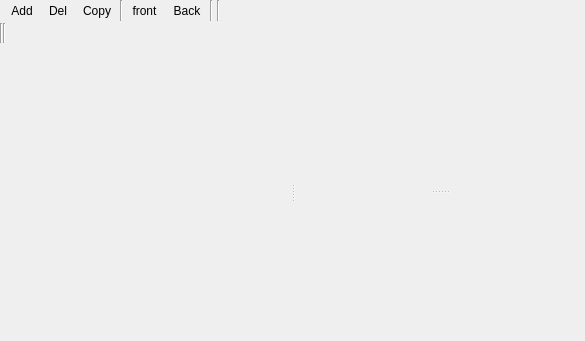
<?xml version="1.0" encoding="UTF-8"?>
<ui version="4.0">
 <class>PageEditorContainer</class>
 <widget class="QWidget" name="PageEditorContainer">
  <property name="geometry">
   <rect>
    <x>0</x>
    <y>0</y>
    <width>585</width>
    <height>341</height>
   </rect>
  </property>
  <property name="sizePolicy">
   <sizepolicy hsizetype="Expanding" vsizetype="Expanding">
    <horstretch>0</horstretch>
    <verstretch>0</verstretch>
   </sizepolicy>
  </property>
  <property name="minimumSize">
   <size>
    <width>50</width>
    <height>50</height>
   </size>
  </property>
  <property name="windowTitle">
   <string>Form</string>
  </property>
  <layout class="QGridLayout" name="gridLayout">
   <property name="leftMargin">
    <number>0</number>
   </property>
   <property name="topMargin">
    <number>0</number>
   </property>
   <property name="rightMargin">
    <number>0</number>
   </property>
   <property name="bottomMargin">
    <number>0</number>
   </property>
   <property name="spacing">
    <number>0</number>
   </property>
   <item row="0" column="0">
    <layout class="QVBoxLayout" name="verticalLayout">
     <property name="spacing">
      <number>0</number>
     </property>
     <item>
      <layout class="QHBoxLayout" name="horizontalLayout_3">
       <property name="spacing">
        <number>2</number>
       </property>
       <property name="leftMargin">
        <number>4</number>
       </property>
       <property name="topMargin">
        <number>0</number>
       </property>
       <property name="rightMargin">
        <number>4</number>
       </property>
       <property name="bottomMargin">
        <number>2</number>
       </property>
       <item>
        <widget class="QToolButton" name="addPageButton">
         <property name="toolTip">
          <string>Add new page</string>
         </property>
         <property name="text">
          <string>Add</string>
         </property>
         <property name="icon">
          <iconset resource="page_editor.qrc">
           <normaloff>:/images/document-new.png</normaloff>:/images/document-new.png</iconset>
         </property>
         <property name="iconSize">
          <size>
           <width>24</width>
           <height>24</height>
          </size>
         </property>
         <property name="toolButtonStyle">
          <enum>Qt::ToolButtonIconOnly</enum>
         </property>
         <property name="autoRaise">
          <bool>true</bool>
         </property>
        </widget>
       </item>
       <item>
        <widget class="QToolButton" name="deletePageButton">
         <property name="toolTip">
          <string>Remove current page</string>
         </property>
         <property name="text">
          <string>Del</string>
         </property>
         <property name="icon">
          <iconset resource="page_editor.qrc">
           <normaloff>:/images/document-close.png</normaloff>:/images/document-close.png</iconset>
         </property>
         <property name="iconSize">
          <size>
           <width>24</width>
           <height>24</height>
          </size>
         </property>
         <property name="autoRaise">
          <bool>true</bool>
         </property>
        </widget>
       </item>
       <item>
        <widget class="QToolButton" name="clonePageButton">
         <property name="toolTip">
          <string>Make a copy of current page</string>
         </property>
         <property name="text">
          <string>Copy</string>
         </property>
         <property name="icon">
          <iconset resource="page_editor.qrc">
           <normaloff>:/images/document-multiple.png</normaloff>:/images/document-multiple.png</iconset>
         </property>
         <property name="iconSize">
          <size>
           <width>24</width>
           <height>24</height>
          </size>
         </property>
         <property name="autoRaise">
          <bool>true</bool>
         </property>
        </widget>
       </item>
       <item>
        <widget class="Line" name="line">
         <property name="orientation">
          <enum>Qt::Vertical</enum>
         </property>
        </widget>
       </item>
       <item>
        <widget class="QToolButton" name="pageMoveFront">
         <property name="toolTip">
          <string>Page move front</string>
         </property>
         <property name="text">
          <string>front</string>
         </property>
         <property name="icon">
          <iconset resource="../../../../addons_pro/plugins/core_plugins/core/page/page_ext.qrc">
           <normaloff>:/images/move_left.png</normaloff>:/images/move_left.png</iconset>
         </property>
         <property name="iconSize">
          <size>
           <width>24</width>
           <height>24</height>
          </size>
         </property>
         <property name="autoRaise">
          <bool>true</bool>
         </property>
        </widget>
       </item>
       <item>
        <widget class="QToolButton" name="pageMoveBack">
         <property name="toolTip">
          <string>Page move back</string>
         </property>
         <property name="text">
          <string>Back</string>
         </property>
         <property name="icon">
          <iconset resource="../../../../addons_pro/plugins/core_plugins/core/page/page_ext.qrc">
           <normaloff>:/images/move_right.png</normaloff>:/images/move_right.png</iconset>
         </property>
         <property name="iconSize">
          <size>
           <width>24</width>
           <height>24</height>
          </size>
         </property>
         <property name="autoRaise">
          <bool>true</bool>
         </property>
        </widget>
       </item>
       <item>
        <widget class="Line" name="line_3">
         <property name="orientation">
          <enum>Qt::Vertical</enum>
         </property>
        </widget>
       </item>
       <item>
        <widget class="ItemsToolWidget" name="tools" native="true"/>
       </item>
       <item>
        <widget class="Line" name="line_2">
         <property name="minimumSize">
          <size>
           <width>0</width>
           <height>0</height>
          </size>
         </property>
         <property name="orientation">
          <enum>Qt::Vertical</enum>
         </property>
        </widget>
       </item>
       <item>
        <widget class="QToolBar" name="actions">
         <property name="sizePolicy">
          <sizepolicy hsizetype="Preferred" vsizetype="Minimum">
           <horstretch>0</horstretch>
           <verstretch>0</verstretch>
          </sizepolicy>
         </property>
        </widget>
       </item>
       <item>
        <spacer name="horizontalSpacer">
         <property name="orientation">
          <enum>Qt::Horizontal</enum>
         </property>
         <property name="sizeHint" stdset="0">
          <size>
           <width>40</width>
           <height>20</height>
          </size>
         </property>
        </spacer>
       </item>
      </layout>
     </item>
     <item>
      <widget class="QWidget" name="ItemTools" native="true">
       <layout class="QHBoxLayout" name="horizontalLayout_2">
        <property name="spacing">
         <number>0</number>
        </property>
        <property name="leftMargin">
         <number>0</number>
        </property>
        <property name="topMargin">
         <number>0</number>
        </property>
        <property name="rightMargin">
         <number>0</number>
        </property>
        <property name="bottomMargin">
         <number>0</number>
        </property>
        <item>
         <widget class="FontEditor" name="fontEditor" native="true"/>
        </item>
        <item>
         <widget class="Line" name="line_4">
          <property name="orientation">
           <enum>Qt::Vertical</enum>
          </property>
         </widget>
        </item>
        <item>
         <widget class="AlignmentEditor" name="alignmentEditor" native="true"/>
        </item>
        <item>
         <widget class="Line" name="line_5">
          <property name="orientation">
           <enum>Qt::Vertical</enum>
          </property>
         </widget>
        </item>
        <item>
         <widget class="FrameEditor" name="frameEditor" native="true"/>
        </item>
        <item>
         <spacer name="horizontalSpacer_2">
          <property name="orientation">
           <enum>Qt::Horizontal</enum>
          </property>
          <property name="sizeHint" stdset="0">
           <size>
            <width>570</width>
            <height>20</height>
           </size>
          </property>
         </spacer>
        </item>
       </layout>
      </widget>
     </item>
    </layout>
   </item>
   <item row="1" column="0">
    <widget class="QSplitter" name="splitter">
     <property name="sizePolicy">
      <sizepolicy hsizetype="Expanding" vsizetype="MinimumExpanding">
       <horstretch>0</horstretch>
       <verstretch>0</verstretch>
      </sizepolicy>
     </property>
     <property name="orientation">
      <enum>Qt::Horizontal</enum>
     </property>
     <widget class="QWidget" name="verticalLayoutWidget">
      <layout class="QVBoxLayout" name="pageLayout">
       <property name="sizeConstraint">
        <enum>QLayout::SetDefaultConstraint</enum>
       </property>
       <item>
        <widget class="FancyTabWidget" name="pageTabs" native="true">
         <property name="sizePolicy">
          <sizepolicy hsizetype="Preferred" vsizetype="Preferred">
           <horstretch>0</horstretch>
           <verstretch>0</verstretch>
          </sizepolicy>
         </property>
         <widget class="QWidget" name="widget" native="true">
          <property name="geometry">
           <rect>
            <x>60</x>
            <y>150</y>
            <width>211</width>
            <height>31</height>
           </rect>
          </property>
         </widget>
        </widget>
       </item>
      </layout>
     </widget>
     <widget class="QSplitter" name="splitter2">
      <property name="sizePolicy">
       <sizepolicy hsizetype="Maximum" vsizetype="Preferred">
        <horstretch>0</horstretch>
        <verstretch>0</verstretch>
       </sizepolicy>
      </property>
      <property name="orientation">
       <enum>Qt::Vertical</enum>
      </property>
      <widget class="QWidget" name="layoutWidget">
       <layout class="QVBoxLayout" name="ObjectInspectorLayout"/>
      </widget>
      <widget class="QWidget" name="layoutWidget1">
       <layout class="QVBoxLayout" name="PropertyEditorLayout"/>
      </widget>
     </widget>
    </widget>
   </item>
  </layout>
 </widget>
 <customwidgets>
  <customwidget>
   <class>FancyTabWidget</class>
   <extends>QWidget</extends>
   <header location="global">fancytabs.h</header>
   <container>1</container>
  </customwidget>
  <customwidget>
   <class>ItemsToolWidget</class>
   <extends>QWidget</extends>
   <header>itemstoolwidget.h</header>
   <container>1</container>
  </customwidget>
  <customwidget>
   <class>FontEditor</class>
   <extends>QWidget</extends>
   <header>fonteditor.h</header>
   <container>1</container>
  </customwidget>
  <customwidget>
   <class>AlignmentEditor</class>
   <extends>QWidget</extends>
   <header>alignmenteditor.h</header>
   <container>1</container>
  </customwidget>
  <customwidget>
   <class>FrameEditor</class>
   <extends>QWidget</extends>
   <header>frameeditor.h</header>
   <container>1</container>
  </customwidget>
 </customwidgets>
 <resources>
  <include location="../../../../addons_pro/plugins/core_plugins/core/page/page_ext.qrc"/>
  <include location="page_editor.qrc"/>
 </resources>
 <connections/>
</ui>
